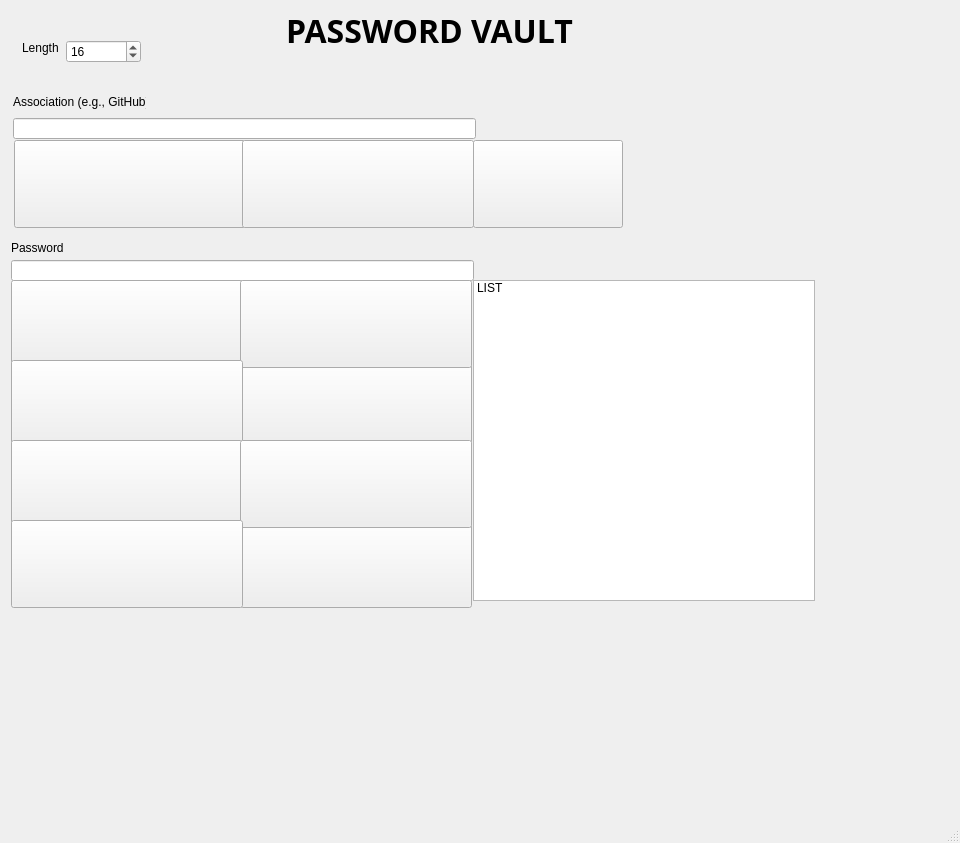
<?xml version="1.0" encoding="UTF-8"?>
<ui version="4.0">
 <author>Stryker</author>
 <class>PasswordVaultWindow</class>
 <widget class="QMainWindow" name="PasswordVaultWindow">
  <property name="geometry">
   <rect>
    <x>0</x>
    <y>0</y>
    <width>960</width>
    <height>843</height>
   </rect>
  </property>
  <property name="minimumSize">
   <size>
    <width>750</width>
    <height>750</height>
   </size>
  </property>
  <property name="windowTitle">
   <string>Password Vault - PhiGEN (Qt UI)</string>
  </property>
  <widget class="QWidget" name="centralwidget">
   <widget class="QLabel" name="lblTitle">
    <property name="geometry">
     <rect>
      <x>220</x>
      <y>0</y>
      <width>419</width>
      <height>61</height>
     </rect>
    </property>
    <property name="font">
     <font>
      <family>Xolonium</family>
      <pointsize>24</pointsize>
      <bold>true</bold>
     </font>
    </property>
    <property name="text">
     <string>PASSWORD VAULT</string>
    </property>
    <property name="alignment">
     <set>Qt::AlignmentFlag::AlignCenter</set>
    </property>
   </widget>
   <widget class="QListWidget" name="listAssociations">
    <property name="geometry">
     <rect>
      <x>473</x>
      <y>280</y>
      <width>342</width>
      <height>321</height>
     </rect>
    </property>
    <property name="toolTip">
     <string>LIST IS HERE
</string>
    </property>
    <property name="whatsThis">
     <string>LIST DISPLAY BOX

</string>
    </property>
    <item>
     <property name="text">
      <string>LIST</string>
     </property>
    </item>
   </widget>
   <widget class="QPushButton" name="btnSetMaster">
    <property name="geometry">
     <rect>
      <x>11</x>
      <y>440</y>
      <width>232</width>
      <height>88</height>
     </rect>
    </property>
    <property name="sizePolicy">
     <sizepolicy hsizetype="Fixed" vsizetype="Fixed">
      <horstretch>0</horstretch>
      <verstretch>0</verstretch>
     </sizepolicy>
    </property>
    <property name="minimumSize">
     <size>
      <width>220</width>
      <height>80</height>
     </size>
    </property>
    <property name="text">
     <string/>
    </property>
    <property name="icon">
     <iconset resource="../TEMPSVG/buttons.qrc">
      <normaloff>:/buttons/set_master_v2_ultra_smooth.png</normaloff>:/buttons/set_master_v2_ultra_smooth.png</iconset>
    </property>
    <property name="iconSize">
     <size>
      <width>220</width>
      <height>80</height>
     </size>
    </property>
   </widget>
   <widget class="QPushButton" name="btnList">
    <property name="geometry">
     <rect>
      <x>240</x>
      <y>440</y>
      <width>232</width>
      <height>88</height>
     </rect>
    </property>
    <property name="sizePolicy">
     <sizepolicy hsizetype="Fixed" vsizetype="Fixed">
      <horstretch>0</horstretch>
      <verstretch>0</verstretch>
     </sizepolicy>
    </property>
    <property name="minimumSize">
     <size>
      <width>220</width>
      <height>80</height>
     </size>
    </property>
    <property name="text">
     <string/>
    </property>
    <property name="icon">
     <iconset resource="../TEMPSVG/buttons.qrc">
      <normaloff>:/buttons/list_v2_ultra_smooth.png</normaloff>:/buttons/list_v2_ultra_smooth.png</iconset>
    </property>
    <property name="iconSize">
     <size>
      <width>220</width>
      <height>80</height>
     </size>
    </property>
   </widget>
   <widget class="QPushButton" name="btnSave">
    <property name="geometry">
     <rect>
      <x>242</x>
      <y>140</y>
      <width>232</width>
      <height>88</height>
     </rect>
    </property>
    <property name="text">
     <string/>
    </property>
    <property name="icon">
     <iconset>
      <normaloff>../TEMPSVG/save_v2_ultra_smooth.png</normaloff>../TEMPSVG/save_v2_ultra_smooth.png</iconset>
    </property>
    <property name="iconSize">
     <size>
      <width>220</width>
      <height>80</height>
     </size>
    </property>
   </widget>
   <widget class="QPushButton" name="btnSetVault">
    <property name="geometry">
     <rect>
      <x>11</x>
      <y>520</y>
      <width>232</width>
      <height>88</height>
     </rect>
    </property>
    <property name="sizePolicy">
     <sizepolicy hsizetype="Fixed" vsizetype="Fixed">
      <horstretch>0</horstretch>
      <verstretch>0</verstretch>
     </sizepolicy>
    </property>
    <property name="minimumSize">
     <size>
      <width>220</width>
      <height>80</height>
     </size>
    </property>
    <property name="text">
     <string/>
    </property>
    <property name="icon">
     <iconset resource="../TEMPSVG/buttons.qrc">
      <normaloff>:/buttons/set_vault_v2_ultra_smooth.png</normaloff>:/buttons/set_vault_v2_ultra_smooth.png</iconset>
    </property>
    <property name="iconSize">
     <size>
      <width>220</width>
      <height>80</height>
     </size>
    </property>
   </widget>
   <widget class="QPushButton" name="btnShowFolder">
    <property name="geometry">
     <rect>
      <x>473</x>
      <y>140</y>
      <width>150</width>
      <height>88</height>
     </rect>
    </property>
    <property name="icon">
     <iconset>
      <normaloff>../TEMPSVG/icon_folder_showpath.png</normaloff>../TEMPSVG/icon_folder_showpath.png</iconset>
    </property>
    <property name="iconSize">
     <size>
      <width>220</width>
      <height>80</height>
     </size>
    </property>
   </widget>
   <widget class="QLabel" name="lblLength">
    <property name="geometry">
     <rect>
      <x>22</x>
      <y>40</y>
      <width>37</width>
      <height>16</height>
     </rect>
    </property>
    <property name="text">
     <string>Length</string>
    </property>
   </widget>
   <widget class="QLineEdit" name="lineAssociation">
    <property name="geometry">
     <rect>
      <x>13</x>
      <y>118</y>
      <width>463</width>
      <height>21</height>
     </rect>
    </property>
    <property name="frame">
     <bool>true</bool>
    </property>
    <property name="clearButtonEnabled">
     <bool>false</bool>
    </property>
    <property name="Asset" stdset="0">
     <pixmap/>
    </property>
   </widget>
   <widget class="QLabel" name="lblAssociation">
    <property name="geometry">
     <rect>
      <x>13</x>
      <y>94</y>
      <width>133</width>
      <height>16</height>
     </rect>
    </property>
    <property name="text">
     <string>Association (e.g., GitHub)</string>
    </property>
   </widget>
   <widget class="QLineEdit" name="linePassword">
    <property name="geometry">
     <rect>
      <x>11</x>
      <y>260</y>
      <width>463</width>
      <height>21</height>
     </rect>
    </property>
    <property name="echoMode">
     <enum>QLineEdit::EchoMode::Password</enum>
    </property>
   </widget>
   <widget class="QLabel" name="lblPassword">
    <property name="geometry">
     <rect>
      <x>11</x>
      <y>240</y>
      <width>67</width>
      <height>16</height>
     </rect>
    </property>
    <property name="text">
     <string>Password</string>
    </property>
   </widget>
   <widget class="QSpinBox" name="spinLength">
    <property name="geometry">
     <rect>
      <x>66</x>
      <y>40</y>
      <width>75</width>
      <height>23</height>
     </rect>
    </property>
    <property name="minimum">
     <number>8</number>
    </property>
    <property name="maximum">
     <number>128</number>
    </property>
    <property name="value">
     <number>16</number>
    </property>
   </widget>
   <widget class="QPushButton" name="btnUnlock">
    <property name="geometry">
     <rect>
      <x>240</x>
      <y>360</y>
      <width>232</width>
      <height>88</height>
     </rect>
    </property>
    <property name="sizePolicy">
     <sizepolicy hsizetype="Fixed" vsizetype="Fixed">
      <horstretch>0</horstretch>
      <verstretch>0</verstretch>
     </sizepolicy>
    </property>
    <property name="minimumSize">
     <size>
      <width>220</width>
      <height>80</height>
     </size>
    </property>
    <property name="text">
     <string/>
    </property>
    <property name="icon">
     <iconset resource="../TEMPSVG/buttons.qrc">
      <normaloff>:/buttons/unlock_v2_ultra_smooth.png</normaloff>:/buttons/unlock_v2_ultra_smooth.png</iconset>
    </property>
    <property name="iconSize">
     <size>
      <width>220</width>
      <height>80</height>
     </size>
    </property>
   </widget>
   <widget class="QPushButton" name="btnRetrieve">
    <property name="geometry">
     <rect>
      <x>11</x>
      <y>280</y>
      <width>232</width>
      <height>88</height>
     </rect>
    </property>
    <property name="sizePolicy">
     <sizepolicy hsizetype="Fixed" vsizetype="Fixed">
      <horstretch>0</horstretch>
      <verstretch>0</verstretch>
     </sizepolicy>
    </property>
    <property name="minimumSize">
     <size>
      <width>220</width>
      <height>80</height>
     </size>
    </property>
    <property name="text">
     <string/>
    </property>
    <property name="icon">
     <iconset resource="../TEMPSVG/buttons.qrc">
      <normaloff>:/buttons/retrieve_v2_ultra_smooth.png</normaloff>:/buttons/retrieve_v2_ultra_smooth.png</iconset>
    </property>
    <property name="iconSize">
     <size>
      <width>220</width>
      <height>80</height>
     </size>
    </property>
   </widget>
   <widget class="QPushButton" name="btnCopy">
    <property name="geometry">
     <rect>
      <x>240</x>
      <y>280</y>
      <width>232</width>
      <height>88</height>
     </rect>
    </property>
    <property name="sizePolicy">
     <sizepolicy hsizetype="Fixed" vsizetype="Fixed">
      <horstretch>0</horstretch>
      <verstretch>0</verstretch>
     </sizepolicy>
    </property>
    <property name="minimumSize">
     <size>
      <width>220</width>
      <height>80</height>
     </size>
    </property>
    <property name="text">
     <string/>
    </property>
    <property name="icon">
     <iconset resource="../TEMPSVG/buttons.qrc">
      <normaloff>:/buttons/copy_v2_ultra_smooth.png</normaloff>:/buttons/copy_v2_ultra_smooth.png</iconset>
    </property>
    <property name="iconSize">
     <size>
      <width>220</width>
      <height>80</height>
     </size>
    </property>
   </widget>
   <widget class="QPushButton" name="btnLock">
    <property name="geometry">
     <rect>
      <x>11</x>
      <y>360</y>
      <width>232</width>
      <height>88</height>
     </rect>
    </property>
    <property name="sizePolicy">
     <sizepolicy hsizetype="Fixed" vsizetype="Fixed">
      <horstretch>0</horstretch>
      <verstretch>0</verstretch>
     </sizepolicy>
    </property>
    <property name="minimumSize">
     <size>
      <width>220</width>
      <height>80</height>
     </size>
    </property>
    <property name="text">
     <string/>
    </property>
    <property name="icon">
     <iconset resource="../TEMPSVG/buttons.qrc">
      <normaloff>:/buttons/lock_v2_ultra_smooth.png</normaloff>:/buttons/lock_v2_ultra_smooth.png</iconset>
    </property>
    <property name="iconSize">
     <size>
      <width>220</width>
      <height>80</height>
     </size>
    </property>
   </widget>
   <widget class="QPushButton" name="btnGenerate">
    <property name="geometry">
     <rect>
      <x>14</x>
      <y>140</y>
      <width>232</width>
      <height>88</height>
     </rect>
    </property>
    <property name="text">
     <string/>
    </property>
    <property name="icon">
     <iconset>
      <normaloff>../TEMPSVG/generate_v2_8x.png</normaloff>../TEMPSVG/generate_v2_8x.png</iconset>
    </property>
    <property name="iconSize">
     <size>
      <width>220</width>
      <height>80</height>
     </size>
    </property>
   </widget>
   <widget class="QPushButton" name="btnCopyPath">
    <property name="geometry">
     <rect>
      <x>240</x>
      <y>520</y>
      <width>232</width>
      <height>88</height>
     </rect>
    </property>
    <property name="sizePolicy">
     <sizepolicy hsizetype="Fixed" vsizetype="Fixed">
      <horstretch>0</horstretch>
      <verstretch>0</verstretch>
     </sizepolicy>
    </property>
    <property name="minimumSize">
     <size>
      <width>220</width>
      <height>80</height>
     </size>
    </property>
    <property name="text">
     <string/>
    </property>
    <property name="icon">
     <iconset resource="../TEMPSVG/buttons.qrc">
      <normaloff>:/buttons/copy_path_v2_ultra_smooth.png</normaloff>:/buttons/copy_path_v2_ultra_smooth.png</iconset>
    </property>
    <property name="iconSize">
     <size>
      <width>220</width>
      <height>80</height>
     </size>
    </property>
   </widget>
   <zorder>lblTitle</zorder>
   <zorder>formContainer</zorder>
   <zorder>listAssociations</zorder>
   <zorder>statusRow</zorder>
   <zorder>btnShowFolder</zorder>
   <zorder>btnSetMaster</zorder>
   <zorder>btnList</zorder>
   <zorder>btnSave</zorder>
   <zorder>btnSetVault</zorder>
  </widget>
  <widget class="QStatusBar" name="statusbar"/>
 </widget>
 <resources>
  <include location="../TEMPSVG/buttons.qrc"/>
 </resources>
 <connections/>
</ui>
